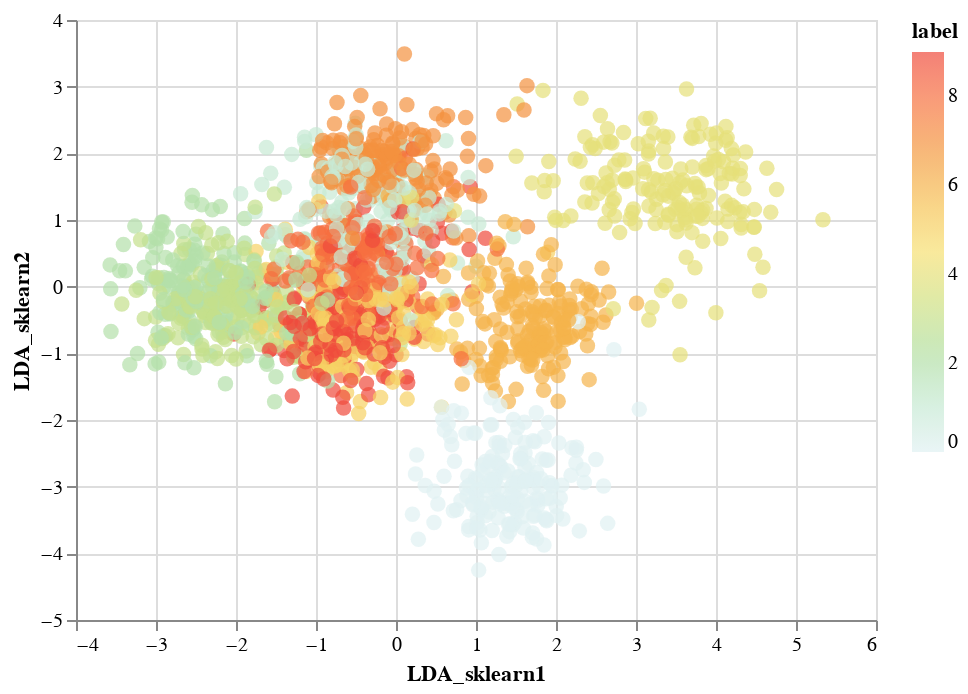

Notebook code for this chart:
### Code cell
chart_lda_sklearn = alt.Chart(data).mark_circle(size=60).encode(
    x='LDA_sklearn1',
    y='LDA_sklearn2',
    color=alt.Color('label', scale=alt.Scale(scheme='lightmulti')),
)

chart_lda_sklearn.interactive()

### Figure 1 — Vega-Lite specification as saved in the notebook (floating-point values rounded to 4 significant figures; data arrays with more than 128 entries replaced by an {"elided": "..."} marker saying what was removed)
{"$schema": "https://vega.github.io/schema/vega-lite/v3.4.0.json", "config": {"mark": {"tooltip": null}, "view": {"height": 300, "width": 400}}, "data": {"name": "data-eee7bdcac9cad2ccacf5c8ea342ba2eb"}, "datasets": {"data-eee7bdcac9cad2ccacf5c8ea342ba2eb": {"elided": "1797 records"}}, "encoding": {"color": {"field": "label", "scale": {"scheme": "lightmulti"}, "type": "quantitative"}, "x": {"field": "LDA_sklearn1", "type": "quantitative"}, "y": {"field": "LDA_sklearn2", "type": "quantitative"}}, "mark": {"size": 60, "type": "circle"}, "selection": {"selector003": {"bind": "scales", "encodings": ["x", "y"], "type": "interval"}}}
